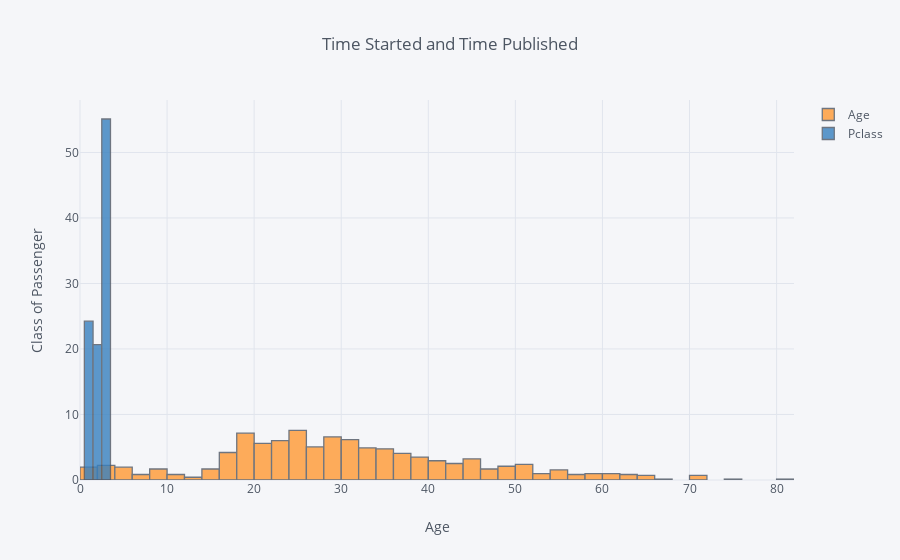

Notebook cell for this chart:
### Code cell
train[['Age','Pclass']].iplot(kind='hist',
    histnorm='percent',
    barmode='overlay',
    xTitle='Age',
    yTitle='Class of Passenger',
    title='Time Started and Time Published')

### Figure 1 — Plotly figure (JSON) as saved in the notebook; plotly's stock layout.template omitted (floating-point values rounded to 4 significant figures; data arrays with more than 128 entries replaced by an {"elided": "..."} marker saying what was removed)
{"data": [{"histfunc": "count", "histnorm": "percent", "marker": {"color": "rgba(255, 153, 51, 1.0)", "line": {"color": "#4D5663", "width": 1.3}}, "name": "Age", "opacity": 0.8, "orientation": "v", "type": "histogram", "uid": "f6dd0d31-ac1c-4719-b9e3-7064d5f9a640", "x": {"elided": "891 float values"}}, {"histfunc": "count", "histnorm": "percent", "marker": {"color": "rgba(55, 128, 191, 1.0)", "line": {"color": "#4D5663", "width": 1.3}}, "name": "Pclass", "opacity": 0.8, "orientation": "v", "type": "histogram", "uid": "7049d72c-91f2-4fb9-903b-ec14235cc64a", "x": {"elided": "891 int values"}}], "layout": {"barmode": "overlay", "legend": {"bgcolor": "#F5F6F9", "font": {"color": "#4D5663"}}, "paper_bgcolor": "#F5F6F9", "plot_bgcolor": "#F5F6F9", "title": {"font": {"color": "#4D5663"}, "text": "Time Started and Time Published"}, "xaxis": {"gridcolor": "#E1E5ED", "showgrid": true, "tickfont": {"color": "#4D5663"}, "title": {"font": {"color": "#4D5663"}, "text": "Age"}, "zerolinecolor": "#E1E5ED"}, "yaxis": {"gridcolor": "#E1E5ED", "showgrid": true, "tickfont": {"color": "#4D5663"}, "title": {"font": {"color": "#4D5663"}, "text": "Class of Passenger"}, "zerolinecolor": "#E1E5ED"}}}
